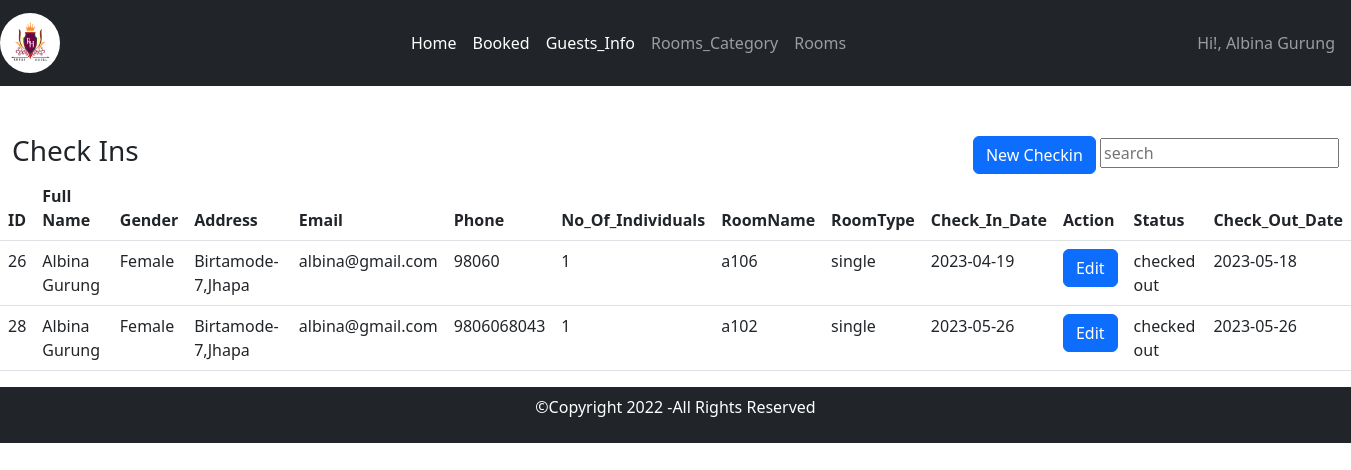
Page /Administrator/AdminDashboard/Checkedin.php (signed in) on the committed database.
### tables this page shows
CREATE TABLE `checked_in` (
  `ID` int(11) NOT NULL,
  `Name` varchar(30) NOT NULL,
  `Gender` varchar(20) NOT NULL,
  `Address` varchar(30) NOT NULL,
  `Email` varchar(30) NOT NULL,
  `Phone` char(10) NOT NULL,
  `No_Of_Individuals` int(11) NOT NULL,
  `RoomId` int(11) NOT NULL,
  `RoomType` varchar(30) NOT NULL,
  `Check_In_Date` date NOT NULL,
  `Status` varchar(20) NOT NULL,
  `Check_Out_Date` date DEFAULT NULL
);

CREATE TABLE `rooms` (
  `RoomId` int(11) NOT NULL,
  `RoomName` varchar(30) NOT NULL,
  `RoomType` varchar(30) NOT NULL,
  `Status` varchar(30) NOT NULL
);

### Administrator/AdminDashboard/Checkedin.php (the view, shortened to what this page needs)
<?php
require_once("../include/Header.php");
require_once("../include/Navigation.php");
require_once("../../connect.php");
$searchQuery = $_GET['search'] ?? "";
$query="select * from `rooms` inner join `checked_in` where `checked_in`.`RoomId`=`rooms`.`RoomId`";
$fetchdata = mysqli_query($connection, $query) or die(mysqli_error($connection));
$IsAnyCustomerAdded = mysqli_num_rows($fetchdata);
?>
<br>
<br>
<div class="container-fluid">
    <div class="d-flex justify-content-between align-items-center">
        <h3> Check Ins </h3>
        <form action="">
            <a class="btn btn-primary" href="NewCheckin.php">New Checkin</a>
            <input type="text" name="search" value="<?=$searchQuery?>" placeholder="search">
        </form>
    </div>
</div>
<div class="row">
    <div class="col-12">
        <table class="table">
            <thead>
                <tr>
                    <th scope="col">ID</th>
                    <th scope="col">Full Name</th>
                    <th scope="col">Gender</th>
                    <th scope="col">Address</th>
                    <th scope="col">Email</th>
                    <th scope="col">Phone</th>
                    <th scope="col">No_Of_Individuals</th>
                    <th scope="col">RoomName</th>
                    <th scope="col">RoomType</th>
                    <th scope="col">Check_In_Date</th>
                    <th scope="col">Action</th>
                    <th scope="col">Status</th>
                    <th scope="col">Check_Out_Date</th>
                </tr>
            </thead>
            <tbody>
                <?php
                   if ($IsAnyCustomerAdded > 0)
                    {
                      while ($row = mysqli_fetch_assoc($fetchdata))
                       {
                         ?>
                          <tr>
                            <td><?php echo $row['ID'] ?></td>
                            <td><?php echo $row['Name'] ?></td>
                            <td><?php echo $row['Gender'] ?></td>
                            <td><?php echo $row['Address'] ?></td>
                            <td><?php echo $row['Email'] ?></td>
                            <td><?php echo $row['Phone'] ?></td>
                            <td><?php echo $row['No_Of_Individuals'] ?></td>
                            <td><?php echo $row['RoomName'] ?></td>
                            <td><?php echo $row['RoomType'] ?></td>
                            <td><?php echo $row['Check_In_Date'] ?></td>
                            <td> <a href="CheckinEdit.php?id=<?= $row['ID'] ?>" class="btn btn-primary" name="Edit_btn">Edit</a></td>
                            <?php
                            if ($row['Status'] == "checked in")
                            {
                            ?>
                             <td><a href="NewCheckout.php?id=<?= $row['ID'] ?>" class="btn btn-success" name="checkout_btn">Check Out</a></td>
                            <?php
                            }
                            elseif ($row['Status'] == "checked out")
                            {
                            ?>
                             <td>checked out</td>
                            <?php
                            }
                            else
                            {
                            }
                            ?>
                            <td><?php echo $row['Check_Out_Date'] ?></td>
                         <?php
                        }
                    }
                 ?>
             </tbody>
        </table>
    </div>
</div>
<?php
require_once("../include/Footer.php");
?>

### rows in the picture
checked_in: ID "26", Name "Albina Gurung", Gender "Female", Address "Birtamode-7,Jhapa", Email "albina@gmail.com", Phone "98060", No_Of_Individuals "1", RoomId.RoomName "a106", RoomType "single", Check_In_Date "2023-04-19", Status "checked out", Check_Out_Date "2023-05-18"
checked_in: ID "28", Name "Albina Gurung", Gender "Female", Address "Birtamode-7,Jhapa", Email "albina@gmail.com", Phone "9806068043", No_Of_Individuals "1", RoomId.RoomName "a102", RoomType "single", Check_In_Date "2023-05-26", Status "checked out", Check_Out_Date "2023-05-26"

### other values in the picture
$_SESSION['username'] "Albina Gurung"
